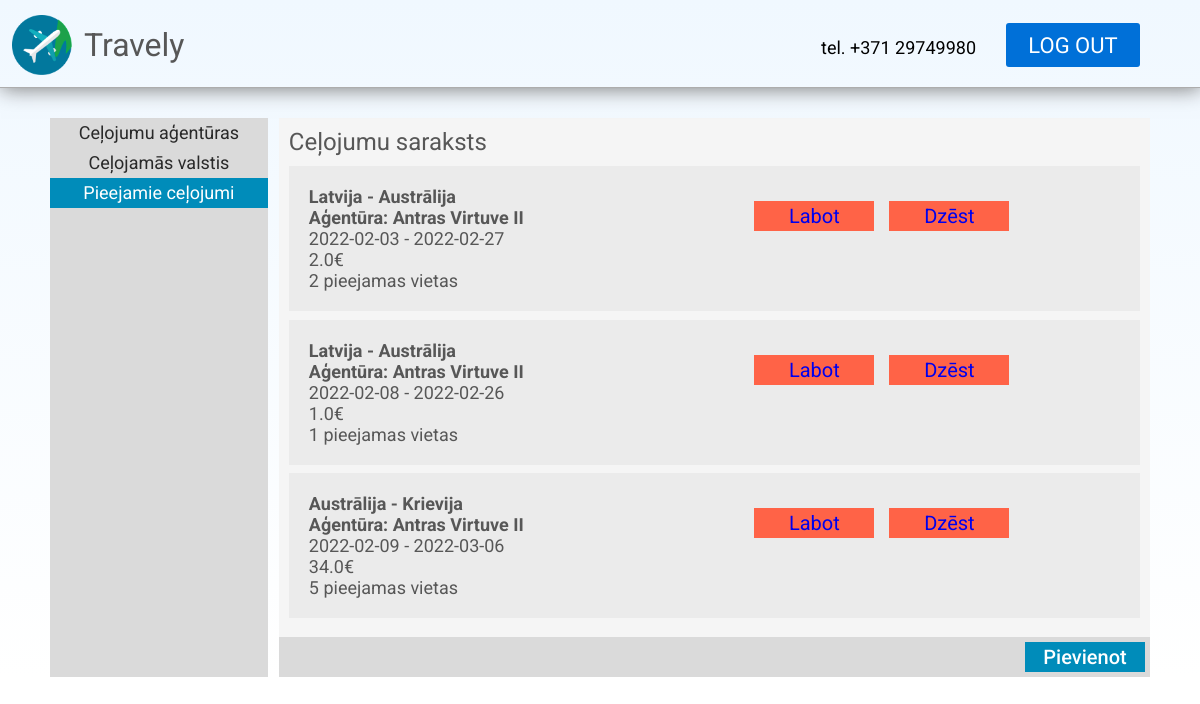
Before: /admin/trips with the older database file.
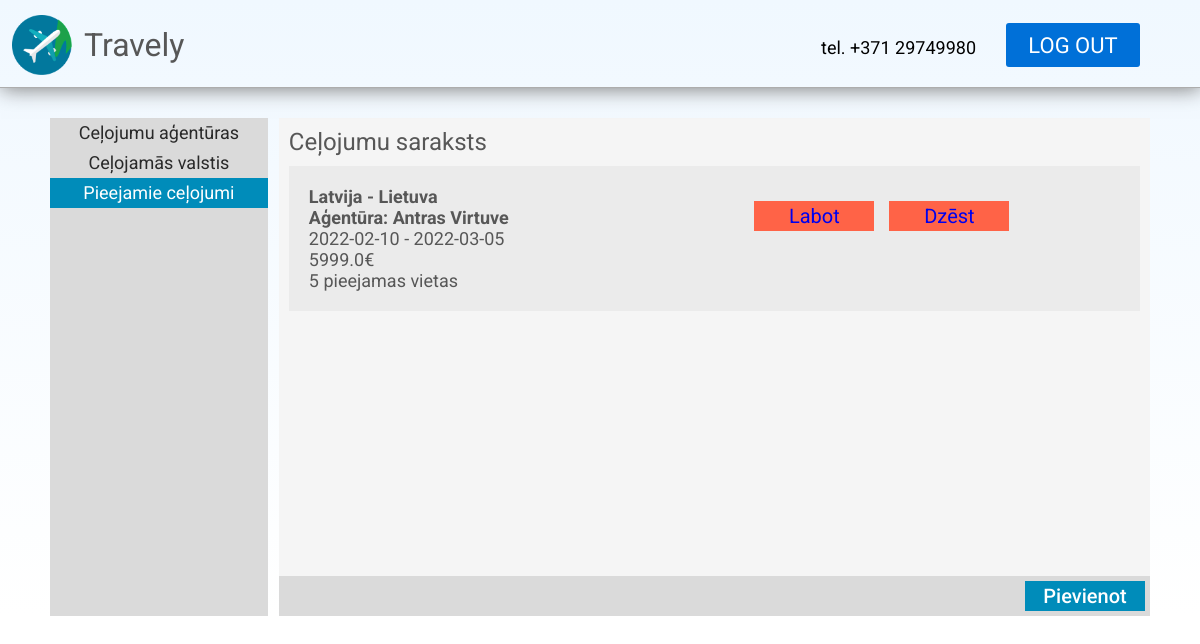
After: the same page with the newer database file.
### models.py (models this page shows, shortened)
class Country(db.Model):
    id = db.Column(db.Integer, primary_key=True)
    country = db.Column(db.String(48), nullable=False)
    abbreviation = db.Column(db.String(2), nullable=False)

class Agency(db.Model):
    id = db.Column(db.Integer, primary_key=True)
    name = db.Column(db.String(120), nullable=False)
    address = db.Column(db.String(120))
    number = db.Column(db.String(18))
    children = db.relationship("Trip", cascade="all, delete")

class Trip(db.Model):
    id = db.Column(db.Integer, primary_key=True)
    agency_id = db.Column(db.Integer, db.ForeignKey("agency.id"))
    country_from = db.Column(db.Integer)
    country_to = db.Column(db.Integer)
    date_from = db.Column(db.Date)
    date_to = db.Column(db.Date)
    description = db.Column(db.String(280))
    cost = db.Column(db.Float)
    ticket_amount = db.Column(db.Integer)
    views = db.Column(db.Integer)

### main.py (the view)
@app.route('/admin/trips')
def admin_trips():
    return render_template("templates/trips.html", trips = Trip.query.all(), agencies = Agency.query.all(), countries = Country.query.all())

### templates/templates/trips.html
{% extends "admin.html" %}
{% block title %}
<div id="admin-page-content">
    <div id="ap-selector">
        <div id="ap-selector-list">
            <ul class="nav-ul">
                <a href="/admin/agencies"><li class="selector">Ceļojumu aģentūras</li></a>
                <a href="/admin/countries"><li class="selector">Ceļojamās valstis</li></a>
                <li class="selector" id="selected">Pieejamie ceļojumi</li>
            </ul>
        </div>
        <div id="ap-selector-display">
            <h2 class="subtitle">Ceļojumu saraksts</h2>
            <div id="ap-selector-display-list">
                {% if trips %}
                    {% for trip in trips %}
                    <div class="ap-list-member">
                        <ul class="list-ul">
                            <li style="font-weight: bold;">
                            {% for country in countries %}
                                {% if country.id == trip.country_from %}
                                    {{ country.country }} -
                                {% endif %}
                                {% if country.id == trip.country_to %}
                                    {{ country.country }}
                                {% endif %}
                            {% endfor %}
                            </li>
                            {% for agency in agencies %}
                                {% if agency.id == trip.agency_id %}
                                <li style="font-weight: bold;">Aģentūra: {{ agency.name }}</li>
                                {% endif %}
                            {% endfor %}
                            <li>{{ trip.date_from }} - {{ trip.date_to }}</li>
                            <li>{{ trip.cost }}€</li>
                            <li>{{ trip.ticket_amount }} pieejamas vietas</li>
                        </ul>
                        <a href="/admin/edit/trip/{{ trip.id }}"><h2 class="ap-list-control correct">Labot</h2></a>
                        <a href="/admin/remove/trip/{{ trip.id }}"><h2 class="ap-list-control">Dzēst</h2></a>
                    </div>
                    {% endfor %}
                {% else %}
                <p id="ap-description">Nav ceļojumu</p>
                {% endif %}
            </div>
            <div id="ap-selector-footer">
                <a href="/admin/add/trips" style="margin-left: auto;"><h2 class="ap-list-add">Pievienot</h2></a>
            </div>
        </div>
    </div>
</div>
{% endblock %}

Changed rows visible on the page:
removed Trip: date_from "2022-02-03", date_to "2022-02-27", cost "2.0", ticket_amount "2", Country (country "Latvija"), Agency (name "Antras Virtuve II")
no longer on this page (row unchanged): Country: country "Austrālija"
removed Trip: date_from "2022-02-08", date_to "2022-02-26", cost "1.0", ticket_amount "1", Country (country "Latvija"), Agency (name "Antras Virtuve II")
removed Trip: date_from "2022-02-09", date_to "2022-03-06", cost "34.0", ticket_amount "5", Agency (name "Antras Virtuve II")
no longer on this page (row unchanged): Country: country "Krievija", shown under "2022-02-09"
added Trip: date_from "2022-02-10", date_to "2022-03-05", cost "5999.0", ticket_amount "5", Country (country "Latvija"), Agency (name "Antras Virtuve")
changed Trip: gains Country (country "Lietuva")
